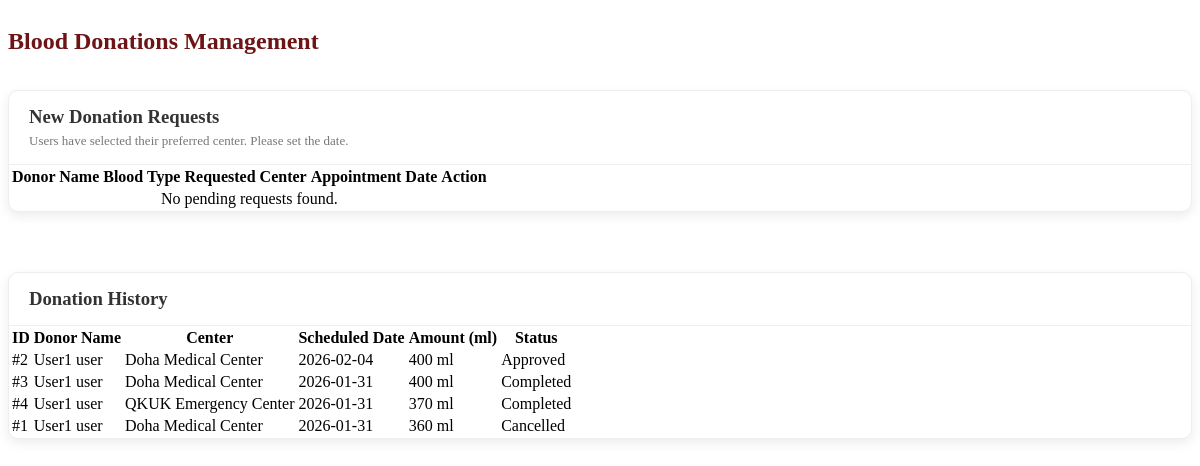
The page /dashboard/dashboardPages/donations.php on the database its author committed.
### tables this page shows
CREATE TABLE `donation_appointments` (
  `id` int(11) NOT NULL,
  `donor_id` int(11) NOT NULL,
  `center_id` int(11) NOT NULL,
  `status_id` int(11) NOT NULL DEFAULT 1,
  `amount_ml` int(11) DEFAULT 450,
  `scheduled_date` date DEFAULT NULL,
  `created_at` timestamp NOT NULL DEFAULT current_timestamp()
);

CREATE TABLE `donors` (
  `id` int(11) NOT NULL,
  `first_name` varchar(50) DEFAULT NULL,
  `last_name` varchar(50) DEFAULT NULL,
  `birthdate` date DEFAULT NULL,
  `blood_group_id` int(11) NOT NULL
);

CREATE TABLE `blood_centers` (
  `id` int(11) NOT NULL,
  `center_name` varchar(100) NOT NULL,
  `img_src` varchar(255) DEFAULT NULL,
  `city` varchar(100) NOT NULL,
  `phone_number` varchar(50) DEFAULT NULL,
  `description` text DEFAULT NULL,
  `map_link` text DEFAULT NULL
);

CREATE TABLE `appointment_statuses` (
  `id` int(11) NOT NULL,
  `status_name` varchar(50) NOT NULL
);

### config.php (called while the page is built)
<?php
class Database {
    private $host = 'localhost';
    private $dbname = 'blood_bank_management_system';
    private $username = 'root';
    private $password = '';
    private $conn;
    public function __construct() {
        try {
            $dsn = "mysql:host={$this->host};dbname={$this->dbname}";
            $this->conn = new PDO($dsn, $this->username, $this->password);
            $this->conn->setAttribute(PDO::ATTR_ERRMODE, PDO::ERRMODE_EXCEPTION);
        } catch(PDOException $e) {
            die("Connection failed: " . $e->getMessage());
        }
    }
    public function getConnection(): PDO {
        return $this->conn;
    }
}
?>

### crud/donations/donationLogic.php (called while the page is built, shortened)
<?php
class Donation {
    private $conn;
    public function __construct($db) {
        $this->conn = $db;
    }
  public function getPendingAppointments() {
    $query = "SELECT da.id, d.first_name, d.last_name, bg.group_name, bc.center_name
              FROM donation_appointments da
              JOIN donors d ON da.donor_id = d.id
              JOIN blood_groups bg ON d.blood_group_id = bg.id
              JOIN blood_centers bc ON da.center_id = bc.id
              WHERE da.status_id = 1
              ORDER BY da.created_at ASC";
    $stmt = $this->conn->prepare($query);
    $stmt->execute();
    return $stmt->fetchAll(PDO::FETCH_ASSOC);
}
public function getDonationHistory() {
    $query = "SELECT da.id, d.first_name, d.last_name, bc.center_name,
                     da.scheduled_date, da.amount_ml, s.status_name
              FROM donation_appointments da
              JOIN donors d ON da.donor_id = d.id
              JOIN blood_centers bc ON da.center_id = bc.id
              JOIN appointment_statuses s ON da.status_id = s.id
              WHERE da.status_id != 1
              ORDER BY da.scheduled_date DESC";
    $stmt = $this->conn->prepare($query);
    $stmt->execute();
    return $stmt->fetchAll(PDO::FETCH_ASSOC);
}
}
?>

### dashboard/dashboardPages/donations.php (the view, shortened to what this page needs)
<?php
include "../config.php";
include "../crud/donations/donationLogic.php";
$db = new Database();
$donationObj = new Donation($db->getConnection());
$pendingRequests = $donationObj->getPendingAppointments();
$historyRecords = $donationObj->getDonationHistory();
?>
<div class="donationContainer">
    <div class="pageHeader">
        <h2 class="mainTitle">Blood Donations Management</h2>
    </div>
    <div class="card">
        <div class="cardHeader">
            <h3>New Donation Requests</h3>
            <p>Users have selected their preferred center. Please set the date.</p>
        </div>
        <table class="styledTable">
            <thead>
                <tr>
                    <th>Donor Name</th>
                    <th>Blood Type</th>
                    <th>Requested Center</th>
                    <th>Appointment Date</th>
                    <th>Action</th>
                </tr>
            </thead>
            <tbody>
                <?php if (count($pendingRequests) > 0): ?>
                    <?php foreach ($pendingRequests as $request): ?>
                        <tr>
                            <td><strong><?php echo $request['first_name'] . " " . $request['last_name']; ?></strong></td>
                            <td><span class="bloodBadge"><?php echo $request['group_name']; ?></span></td>
                            <td><?php echo $request['center_name']; ?></td>
                            <form method="POST" action="">
                                <td>
                                    <input type="hidden" name="appointment_id" value="<?php echo $request['id']; ?>">
                                    <input type="date" name="scheduled_date" class="inputField" required>
                                </td>
                                <td>
                                    <button type="submit" name="approve_btn" class="btn confirm">Approve & Schedule</button>
                                </td>
                            </form>
                        </tr>
                    <?php endforeach; ?>
                <?php else: ?>
                    <tr><td colspan="5" style="text-align:center;">No pending requests found.</td></tr>
                <?php endif; ?>
            </tbody>
        </table>
    </div>
   <div class="card" style="margin-top: 30px;">
    <div class="cardHeader">
        <h3>Donation History</h3>
    </div>
    <table class="styledTable">
        <thead>
            <tr>
                <th>ID</th>
                <th>Donor Name</th>
                <th>Center</th>
                <th>Scheduled Date</th>
                <th>Amount (ml)</th>
                <th>Status</th> </tr>
        </thead>
        <tbody>
            <?php if (count($historyRecords) > 0): ?>
                <?php foreach ($historyRecords as $record): ?>
                    <tr>
                        <td>#<?php echo $record['id']; ?></td>
                        <td><?php echo $record['first_name'] . " " . $record['last_name']; ?></td>
                        <td><?php echo $record['center_name']; ?></td>
                        <td><?php echo $record['scheduled_date']; ?></td>
                        <td><?php echo $record['amount_ml']; ?> ml</td>
                        <td>
                            <span class="statusBadge <?php echo strtolower($record['status_name']); ?>">
                                <?php echo $record['status_name']; ?>
                            </span>
                        </td>
                    </tr>
                <?php endforeach; ?>
            <?php else: ?>
                <tr><td colspan="6" style="text-align:center;">No history records found.</td></tr>
            <?php endif; ?>
        </tbody>
    </table>
</div>

### rows shown on the page
donation_appointments: id "2", donors.first_name "User1", donors.last_name "user", center.center_name "Doha Medical Center", scheduled_date "2026-02-04", amount_ml "400", status.status_name "Approved"
donation_appointments: id "3", donors.first_name "User1", donors.last_name "user", center.center_name "Doha Medical Center", scheduled_date "2026-01-31", amount_ml "400", status.status_name "Completed"
donation_appointments: id "4", donors.first_name "User1", donors.last_name "user", center.center_name "QKUK Emergency Center", scheduled_date "2026-01-31", amount_ml "370", status.status_name "Completed"
donation_appointments: id "1", donors.first_name "User1", donors.last_name "user", center.center_name "Doha Medical Center", scheduled_date "2026-01-31", amount_ml "360", status.status_name "Cancelled"
